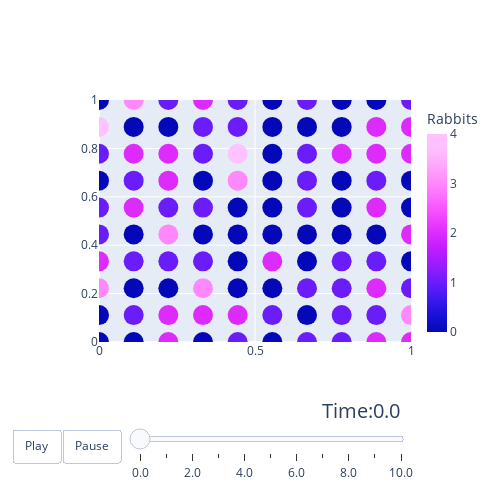

Notebook code cell kept with this figure:
### Markdown cell above
That plot is somewhat boring though, so lets plot the populations of `Rabbits` over time using Plotly anumation.

### Code cell
results.plot_species(
    # Set the target species to visualize
    species='Rabbits',
    
    # Set to True to use Plotly animation
    animated=True,
    
    # Set the size of the Particles
    size=20,
)

### Figure 1 — Plotly figure (JSON) as saved in the notebook; plotly's stock layout.template omitted (floating-point values rounded to 4 significant figures)
{"data": [{"marker": {"color": [0, 0, 3, 2, 1, 1, 0, 1, 4, 0, 0, 1, 0, 1, 0, 2, 1, 2, 0, 3, 2, 2, 0, 1, 3, 1, 2, 2, 0, 1, 0, 2, 3, 1, 0, 1, 0, 1, 1, 2, 1, 2, 0, 0, 0, 0, 3, 4, 1, 1, 0, 1, 0, 2, 0, 0, 0, 0, 0, 0, 1, 0, 1, 0, 0, 1, 1, 1, 0, 1, 1, 1, 1, 1, 0, 0, 0, 2, 0, 0, 2, 1, 2, 1, 0, 2, 1, 2, 2, 0, 2, 3, 1, 0, 2, 0, 0, 2, 2, 1], "colorbar": {"thickness": 20, "title": {"text": "Rabbits"}}, "colorscale": [[0, "#0508b8"], [0.08333, "#1910d8"], [0.1667, "#3c19f0"], [0.25, "#6b1cfb"], [0.3333, "#981cfd"], [0.4167, "#bf1cfd"], [0.5, "#dd2bfd"], [0.5833, "#f246fe"], [0.6667, "#fc67fd"], [0.75, "#fe88fc"], [0.8333, "#fea5fd"], [0.9167, "#febefe"], [1, "#fec3fe"]], "size": 20}, "mode": "markers", "name": "Rabbits", "type": "scatter", "x": [0, 0, 0, 0, 0, 0, 0, 0, 0, 0, 0.1111, 0.1111, 0.1111, 0.1111, 0.1111, 0.1111, 0.1111, 0.1111, 0.1111, 0.1111, 0.2222, 0.2222, 0.2222, 0.2222, 0.2222, 0.2222, 0.2222, 0.2222, 0.2222, 0.2222, 0.3333, 0.3333, 0.3333, 0.3333, 0.3333, 0.3333, 0.3333, 0.3333, 0.3333, 0.3333, 0.4444, 0.4444, 0.4444, 0.4444, 0.4444, 0.4444, 0.4444, 0.4444, 0.4444, 0.4444, 0.5556, 0.5556, 0.5556, 0.5556, 0.5556, 0.5556, 0.5556, 0.5556, 0.5556, 0.5556, 0.6667, 0.6667, 0.6667, 0.6667, 0.6667, 0.6667, 0.6667, 0.6667, 0.6667, 0.6667, 0.7778, 0.7778, 0.7778, 0.7778, 0.7778, 0.7778, 0.7778, 0.7778, 0.7778, 0.7778, 0.8889, 0.8889, 0.8889, 0.8889, 0.8889, 0.8889, 0.8889, 0.8889, 0.8889, 0.8889, 1, 1, 1, 1, 1, 1, 1, 1, 1, 1], "y": [0, 0.1111, 0.2222, 0.3333, 0.4444, 0.5556, 0.6667, 0.7778, 0.8889, 1, 0, 0.1111, 0.2222, 0.3333, 0.4444, 0.5556, 0.6667, 0.7778, 0.8889, 1, 0, 0.1111, 0.2222, 0.3333, 0.4444, 0.5556, 0.6667, 0.7778, 0.8889, 1, 0, 0.1111, 0.2222, 0.3333, 0.4444, 0.5556, 0.6667, 0.7778, 0.8889, 1, 0, 0.1111, 0.2222, 0.3333, 0.4444, 0.5556, 0.6667, 0.7778, 0.8889, 1, 0, 0.1111, 0.2222, 0.3333, 0.4444, 0.5556, 0.6667, 0.7778, 0.8889, 1, 0, 0.1111, 0.2222, 0.3333, 0.4444, 0.5556, 0.6667, 0.7778, 0.8889, 1, 0, 0.1111, 0.2222, 0.3333, 0.4444, 0.5556, 0.6667, 0.7778, 0.8889, 1, 0, 0.1111, 0.2222, 0.3333, 0.4444, 0.5556, 0.6667, 0.7778, 0.8889, 1, 0, 0.1111, 0.2222, 0.3333, 0.4444, 0.5556, 0.6667, 0.7778, 0.8889, 1]}], "layout": {"height": 500, "scene": {"aspectmode": "data"}, "sliders": [{"active": 0, "currentvalue": {"font": {"size": 20}, "prefix": "Time:", "visible": true, "xanchor": "right"}, "len": 0.9, "pad": {"b": 10, "t": 50}, "steps": [{"args": [["0.0"], {"frame": {"duration": 500, "redraw": true}, "mode": "immediate", "transition": {"duration": 300}}], "label": "0.0", "method": "animate"}, {"args": [["1.0"], {"frame": {"duration": 500, "redraw": true}, "mode": "immediate", "transition": {"duration": 300}}], "label": "1.0", "method": "animate"}, {"args": [["2.0"], {"frame": {"duration": 500, "redraw": true}, "mode": "immediate", "transition": {"duration": 300}}], "label": "2.0", "method": "animate"}, {"args": [["3.0"], {"frame": {"duration": 500, "redraw": true}, "mode": "immediate", "transition": {"duration": 300}}], "label": "3.0", "method": "animate"}, {"args": [["4.0"], {"frame": {"duration": 500, "redraw": true}, "mode": "immediate", "transition": {"duration": 300}}], "label": "4.0", "method": "animate"}, {"args": [["5.0"], {"frame": {"duration": 500, "redraw": true}, "mode": "immediate", "transition": {"duration": 300}}], "label": "5.0", "method": "animate"}, {"args": [["6.0"], {"frame": {"duration": 500, "redraw": true}, "mode": "immediate", "transition": {"duration": 300}}], "label": "6.0", "method": "animate"}, {"args": [["7.0"], {"frame": {"duration": 500, "redraw": true}, "mode": "immediate", "transition": {"duration": 300}}], "label": "7.0", "method": "animate"}, {"args": [["8.0"], {"frame": {"duration": 500, "redraw": true}, "mode": "immediate", "transition": {"duration": 300}}], "label": "8.0", "method": "animate"}, {"args": [["9.0"], {"frame": {"duration": 500, "redraw": true}, "mode": "immediate", "transition": {"duration": 300}}], "label": "9.0", "method": "animate"}, {"args": [["10.0"], {"frame": {"duration": 500, "redraw": true}, "mode": "immediate", "transition": {"duration": 300}}], "label": "10.0", "method": "animate"}], "transition": {"duration": 300, "easing": "cubic-in-out"}, "x": 0.1, "xanchor": "left", "y": 0, "yanchor": "top"}], "updatemenus": [{"buttons": [{"args": [null, {"frame": {"duration": 500, "redraw": false}, "fromcurrent": true, "transition": {"duration": 300, "easing": "quadratic-in-out"}}], "label": "Play", "method": "animate"}, {"args": [[null], {"frame": {"duration": 0, "redraw": false}, "mode": "immediate", "transition": {"duration": 0}}], "label": "Pause", "method": "animate"}], "direction": "left", "pad": {"r": 10, "t": 87}, "showactive": false, "type": "buttons", "x": 0.1, "xanchor": "right", "y": 0, "yanchor": "top"}], "width": 500, "xaxis": {"range": [0, 1]}, "yaxis": {"range": [0, 1]}}}
